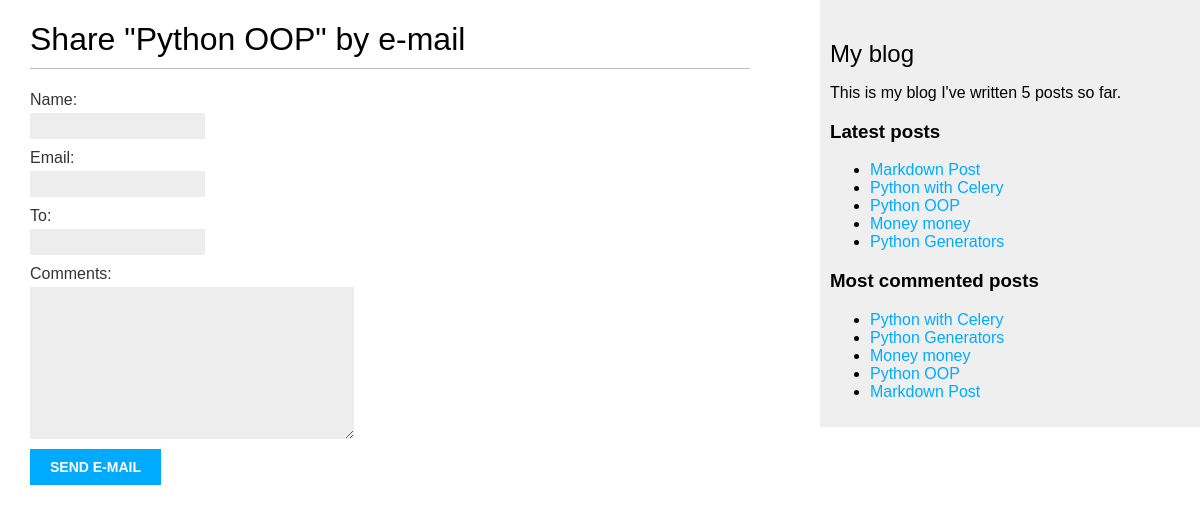
/3/share/, run on the app's committed database.
### main/models.py (models this page shows, shortened)
class Post(models.Model):
    class PublishedManager(models.Manager):
        def get_queryset(self):
            return super().get_queryset().filter(status=Post.Status.PUBLISHED)
    class Status(models.TextChoices):
        DRAFT = "DF", "Draft"
        PUBLISHED = "PB", "Published"
    title = models.CharField(max_length=250)
    slug = models.SlugField(max_length=250, unique_for_date="publish")
    author = models.ForeignKey(
        User, on_delete=models.CASCADE, related_name="blog_posts"
    )
    body = models.TextField()
    publish = models.DateTimeField(default=timezone.now)
    created = models.DateTimeField(auto_now_add=True)
    updated = models.DateTimeField(auto_now=True)
    status = models.CharField(
        max_length=2, choices=Status.choices, default=Status.DRAFT
    )
    objects = models.Manager()
    published = PublishedManager()
    class Meta:
        ordering = ["-publish"]
        indexes = [
            models.Index(fields=["-publish"]),
        ]
    def get_absolute_url(self):
        return reverse('main:post_detail', args=[self.publish.year,
                                                  self.publish.month,
                                                  self.publish.day,
                                                  self.slug])
    tags = TaggableManager()

### main/views.py (the view)
# urls.py: path('<int:post_id>/share/', views.post_share, name="post_share"),
def post_share(request, post_id):
    post = get_object_or_404(Post, id=post_id, status=Post.Status.PUBLISHED)
    sent = False
    if request.method == 'POST':
        form = EmailPostForm(request.POST)
        if form.is_valid():
            cd = form.cleaned_data
            post_url = request.build_absolute_uri(post.get_absolute_url())
            subject = f"{cd['name']} recommends you read {post.title}"
            message = f"Read {post.title} at {post_url}\n\n" \
                      f"{cd['name']}\'s comments: {cd['comments']}"
            send_mail(subject, message, 'vladsolomennikov@mail.ru', [cd['to']])
            sent = True
    else:
        form = EmailPostForm()
    return render(request, 'post/share.html', {'post': post, 'form': form, 'sent': sent})

### main/forms.py
class EmailPostForm(forms.Form):
    name = forms.CharField(max_length=25)
    email = forms.EmailField()
    to = forms.EmailField()
    comments = forms.CharField(required=False, widget=forms.Textarea)

### main/templatetags/blog_tags.py (called while the page is built)
@register.simple_tag
def total_posts():
    return Post.published.count()

@register.inclusion_tag("post/latest_posts.html")
def show_latest_posts(count=5):
    latest_posts = Post.published.order_by("-publish")[:count]
    return {"latest_posts": latest_posts}

@register.simple_tag
def get_most_commented_posts(count=5):
    return Post.published.annotate(
        total_comments=Count("comments")
    ).order_by('-total_comments')[:count]

### main/templates/post/share.html (shortened to what this page needs)
{% extends 'base.html' %}
{% block content %}
  {% if sent %}
    <h1>E-mail successfully sent</h1>
    <p>"{{ post.title }}" was successfully sent to {{ form.cleaned_data.to }}.</p>
  {% else %}
    <h1>Share "{{ post.title }}" by e-mail</h1>
    <form method="post">
      {{ form.as_p }}
      <input type="submit" value="Send e-mail" />
    </form>
  {% endif %}
{% endblock %}

### main/templates/base.html (shortened to what this page needs)
{% load blog_tags %}
{% load static %}
<!DOCTYPE html>
<html>
  <head>
    <link rel="stylesheet" href="{% static 'css/main.css' %}" />
  </head>
  <body>
    <div id="content">
      {% block content %}
      {% endblock %}
    </div>
    <div id="sidebar">
        <h2>My blog</h2>
        <p>
          This is my blog
          I've written {% total_posts %} posts so far.
        </p>
        <h3>Latest posts</h3>
        {% show_latest_posts %}
        <h3>Most commented posts</h3>
        {% get_most_commented_posts as most_commented_posts %}
        <ul>
          {% for post in most_commented_posts %}
          <li>
            <a href="{{ post.get_absolute_url }}">{{ post.title }}</a>
          </li>
          {% endfor %}
        </ul>
    </div>
  </body>
</html>

### main/templates/post/latest_posts.html
<ul>
    {% for post in latest_posts %}
    <li>
        <a href="{{ post.get_absolute_url }}">{{ post.title }}</a>
    </li>
    {% endfor %}
</ul>

### main/static/css/main.css (style rules this page uses)
body { margin: 0; padding: 0; font-family: helvetica, sans-serif; }
a { color: #00abff; text-decoration: none; }
h1 { font-weight: normal; border-bottom: 1px solid #bbb; padding: 0 0 10px 0; }
h2 { font-weight: normal; margin: 30px 0 0; }
#content { float: left; width: 60%; padding: 0 0 0 30px; }
#sidebar { float: right; width: 30%; padding: 10px; background: #efefef; height: 100%; }
label { float: left; clear: both; color: #333; margin-bottom: 4px; }
input, textarea { clear: both; float: left; margin: 0 0 10px; background: #ededed; border: 0; padding: 6px 10px; font-size: 12px; }
input[type=submit] { font-weight: bold; background: #00abff; color: #fff; padding: 10px 20px; font-size: 14px; text-transform: uppercase; }

### data on the page
Post: title "Python OOP"
Post: title "Markdown Post"
Post: title "Python with Celery"
Post: title "Money money"
Post: title "Python Generators"
